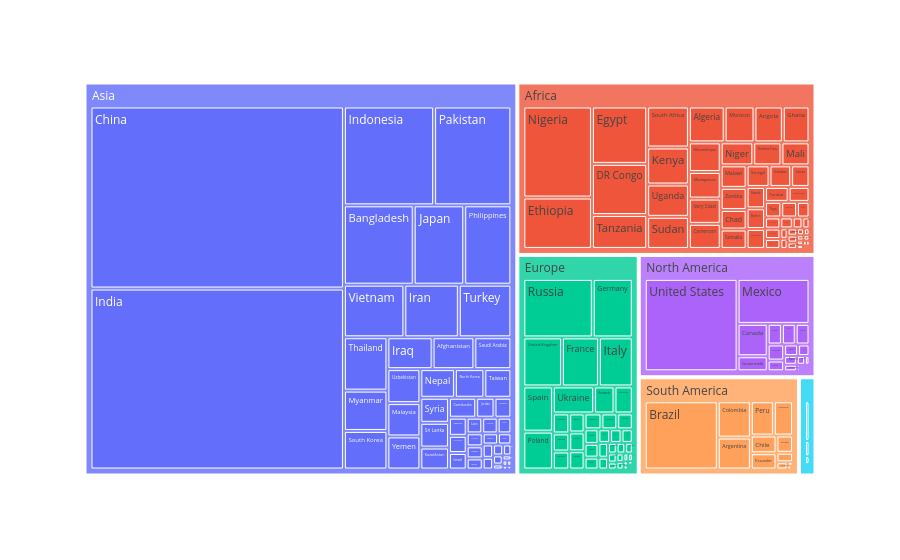

The code cell stored with this chart in its notebook:
### Code cell
import pandas as pd
import plotly.express as px

df = pd.read_csv("world_population.csv")

fig = px.treemap(
    df,
    path=["Continent", "Country/Territory"],
    values="2022 Population",
)

fig.show()

### Figure 1 — Plotly figure (JSON) as saved in the notebook; plotly's stock layout.template omitted (floating-point values rounded to 4 significant figures; data arrays with more than 128 entries replaced by an {"elided": "..."} marker saying what was removed)
{"data": [{"branchvalues": "total", "domain": {"x": [0, 1], "y": [0, 1]}, "hovertemplate": "labels=%{label}<br>2022 Population=%{value}<br>parent=%{parent}<br>id=%{id}<extra></extra>", "ids": {"elided": "240 str values"}, "labels": {"elided": "240 str values"}, "name": "", "parents": {"elided": "240 str values"}, "type": "treemap", "values": {"elided": "240 float values"}}], "layout": {"legend": {"tracegroupgap": 0}, "margin": {"t": 60}}}
